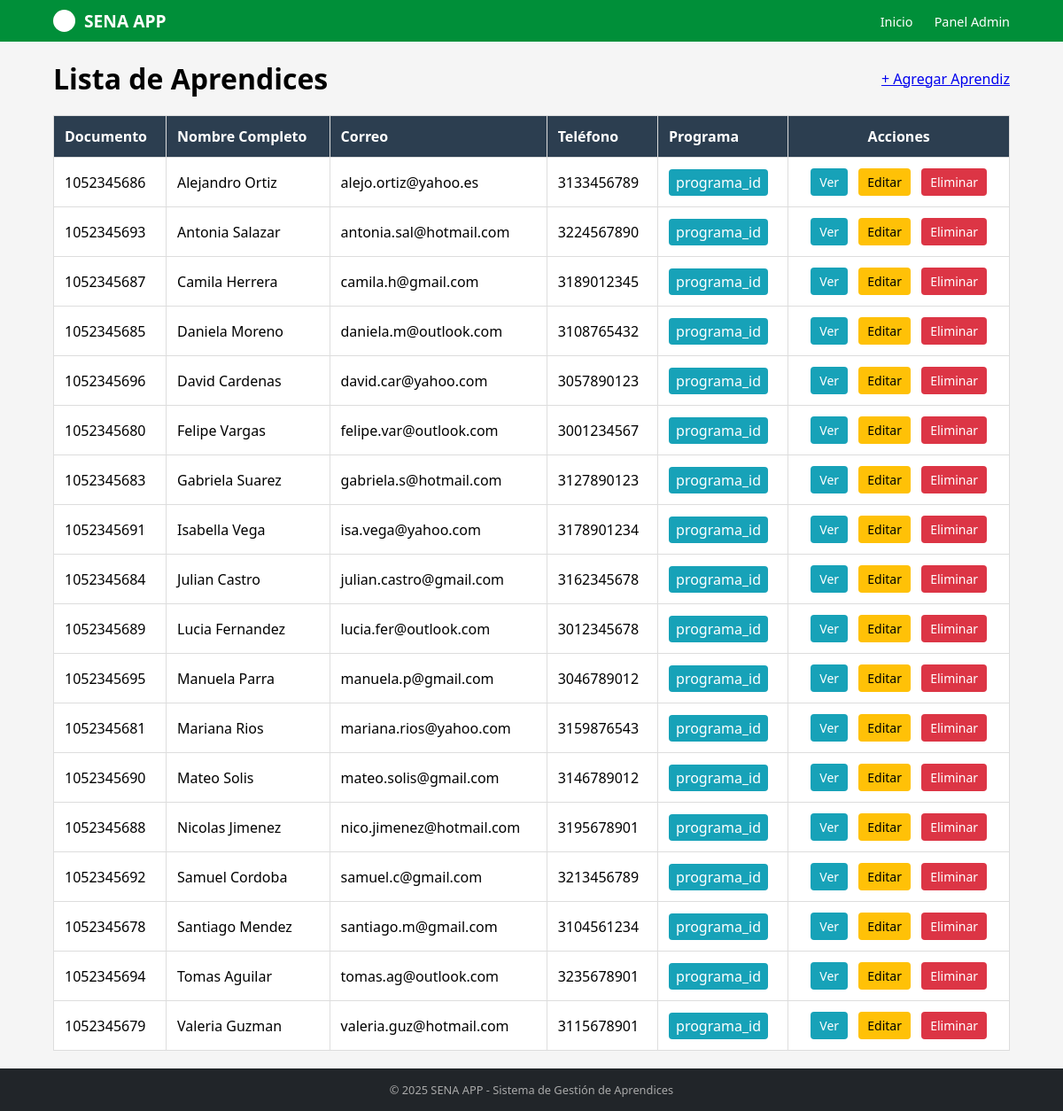
The app's page /aprendices/ with its own data.
### aprendices/models.py (models this page shows, shortened)
class Aprendiz(models.Model):
    documento_identidad = models.CharField(max_length=20, unique=True)
    nombre = models.CharField(max_length=100)
    apellido = models.CharField(max_length=100)
    telefono = models.CharField(max_length=15, null=True, blank=True)
    fecha_nacimiento = models.DateField()
    correo_electronico = models.EmailField(unique=True, null=True, blank=True)
    ciudad = models.CharField(max_length=100, null=True, blank=True)
    programa = models.CharField(max_length=100, null=True, blank=True, verbose_name="Programa de Formación")
    class Meta:
        verbose_name = "Aprendiz"
        verbose_name_plural = "Aprendices"
        ordering = ['nombre', 'apellido']
    def nombre_completo(self):
        return f"{self.nombre} {self.apellido}"

### aprendices/views.py (the view)
# urls.py: path('aprendices/', views.AprendizListView.as_view(), name='lista_aprendices'),
class AprendizListView(generic.ListView):
    model = Aprendiz
    template_name = 'lista_aprendices.html'
    context_object_name = 'lista_aprendices'
    paginate_by = 20

### aprendices/templates/lista_aprendices.html (shortened to what this page needs)
{%extends "master.html"%}
{%block content%}
    <div class="container mt-4">
        <div style="display: flex; justify-content: space-between; align-items: center; margin-bottom: 20px;">
            <h1>Lista de Aprendices</h1>
            <a href="{% url 'aprendices:crear_aprendiz' %}" class="btn btn-primary">
                + Agregar Aprendiz
            </a>
        </div>
        {% if lista_aprendices %}
            <div style="overflow-x: auto;">
                <table style="width: 100%; border-collapse: collapse; background: white; box-shadow: 0 2px 4px rgba(0,0,0,0.1);">
                    <thead>
                        <tr style="background-color: #2c3e50; color: white;">
                            <th style="padding: 12px; text-align: left; border: 1px solid #ddd;">Documento</th>
                            <th style="padding: 12px; text-align: left; border: 1px solid #ddd;">Nombre Completo</th>
                            <th style="padding: 12px; text-align: left; border: 1px solid #ddd;">Correo</th>
                            <th style="padding: 12px; text-align: left; border: 1px solid #ddd;">Teléfono</th>
                            <th style="padding: 12px; text-align: left; border: 1px solid #ddd;">Programa</th>
                            <th style="padding: 12px; text-align: center; border: 1px solid #ddd;">Acciones</th>
                        </tr>
                    </thead>
                    <tbody>
                        {% for aprendiz in lista_aprendices %}
                        <tr style="border-bottom: 1px solid #ddd; hover-background: #f8f9fa;">
                            <td style="padding: 12px; border: 1px solid #ddd;">{{ aprendiz.documento_identidad }}</td>
                            <td style="padding: 12px; border: 1px solid #ddd;">{{ aprendiz.nombre_completo }}</td>
                            <td style="padding: 12px; border: 1px solid #ddd;">{{ aprendiz.correo_electronico }}</td>
                            <td style="padding: 12px; border: 1px solid #ddd;">{{ aprendiz.telefono }}</td>
                            <td style="padding: 12px; border: 1px solid #ddd;">
                                {% if aprendiz.programa %}
                                    <span style="background-color: #17a2b8; color: white; padding: 4px 8px; border-radius: 4px;">{{ aprendiz.programa }}</span>
                                {% else %}
                                    <span style="background-color: #6c757d; color: white; padding: 4px 8px; border-radius: 4px;">Sin programa</span>
                                {% endif %}
                            </td>
                            <td style="padding: 12px; border: 1px solid #ddd; text-align: center;">
                                <a href="{% url 'aprendices:detalle_aprendiz' aprendiz.id %}"
                                   style="display: inline-block; margin: 0 4px; padding: 6px 10px; background-color: #17a2b8; color: white; text-decoration: none; border-radius: 4px; font-size: 14px;"
                                   title="Ver detalle">
                                   Ver
                                </a>
                                <a href="{% url 'aprendices:editar_aprendiz' aprendiz.id %}"
                                   style="display: inline-block; margin: 0 4px; padding: 6px 10px; background-color: #ffc107; color: black; text-decoration: none; border-radius: 4px; font-size: 14px;"
                                   title="Editar">
                                   Editar
                                </a>
                                <a href="{% url 'aprendices:eliminar_aprendiz' aprendiz.id %}"
                                   style="display: inline-block; margin: 0 4px; padding: 6px 10px; background-color: #dc3545; color: white; text-decoration: none; border-radius: 4px; font-size: 14px;"
                                   title="Eliminar"
                                   onclick="return confirm('¿Está seguro de eliminar a {{ aprendiz.nombre_completo }}?')">
                                   Eliminar
                                </a>
                            </td>
                        </tr>
                        {% endfor %}
                    </tbody>
                </table>
            </div>
        {% else %}
            <div style="background-color: #d1ecf1; border: 1px solid #bee5eb; color: #0c5460; padding: 12px; border-radius: 4px;">
                <strong>Sin aprendices registrados</strong><br>
                Aún no hay aprendices en el sistema.
                <a href="{% url 'aprendices:crear_aprendiz' %}">Haz clic aquí para agregar uno.</a>
            </div>
        {% endif %}
    </div>
{%endblock%}

### aprendices/templates/master.html (shortened to what this page needs)
{% load static %}
<!DOCTYPE html>
<html lang="es">
<head>
    <link rel="stylesheet" href="{% static 'mystyles.css' %}" />
    <link rel="stylesheet" href="{% static 'site.css' %}" />
</head>
<body>
    <header>
        <div class="header-container">
            <div class="logo">
                <div class="logo-icon"></div> <span>SENA APP</span>
            </div>
            <nav>
                <a href="/">Inicio</a>
                <a href="/admin">Panel Admin</a>
            </nav>
        </div>
    </header>
    <main>
    {% block content %}
    {% endblock %}
    </main>
    <footer>
        <p>© 2025 SENA APP - Sistema de Gestión de Aprendices</p>
    </footer>
</body>
</html>

### aprendices/static/mystyles.css (style rules this page uses)
* { margin: 0; padding: 0; box-sizing: border-box; font-family: 'Segoe UI', Tahoma, Geneva, Verdana, sans-serif; }
body { background-color: #f5f5f5; display: flex; flex-direction: column; min-height: 100vh; }
header { background-color: #008f39; color: white; padding: 10px 0; }
.header-container { width: 90%; max-width: 1200px; margin: 0 auto; display: flex; justify-content: space-between; align-items: center; }
.logo { font-weight: bold; font-size: 1.2rem; display: flex; align-items: center; gap: 10px; }
.logo-icon { width: 25px; height: 25px; background: white; border-radius: 50%; }
nav a { color: white; text-decoration: none; margin-left: 20px; font-size: 0.9rem; }
main { flex: 1; width: 90%; max-width: 1200px; margin: 20px auto; }
footer { background-color: #212529; color: #aaa; text-align: center; padding: 15px 0; font-size: 0.8rem; margin-top: auto; }

### records on screen
Aprendiz: documento_identidad "1052345686", nombre_completo "Alejandro Ortiz", correo_electronico "alejo.ortiz@yahoo.es", telefono "3133456789", programa "programa_id"
Aprendiz: documento_identidad "1052345693", nombre_completo "Antonia Salazar", correo_electronico "antonia.sal@hotmail.com", telefono "3224567890", programa "programa_id"
Aprendiz: documento_identidad "1052345687", nombre_completo "Camila Herrera", correo_electronico "camila.h@gmail.com", telefono "3189012345", programa "programa_id"
Aprendiz: documento_identidad "1052345685", nombre_completo "Daniela Moreno", correo_electronico "daniela.m@outlook.com", telefono "3108765432", programa "programa_id"
Aprendiz: documento_identidad "1052345696", nombre_completo "David Cardenas", correo_electronico "david.car@yahoo.com", telefono "3057890123", programa "programa_id"
Aprendiz: documento_identidad "1052345680", nombre_completo "Felipe Vargas", correo_electronico "felipe.var@outlook.com", telefono "3001234567", programa "programa_id"
Aprendiz: documento_identidad "1052345683", nombre_completo "Gabriela Suarez", correo_electronico "gabriela.s@hotmail.com", telefono "3127890123", programa "programa_id"
Aprendiz: documento_identidad "1052345691", nombre_completo "Isabella Vega", correo_electronico "isa.vega@yahoo.com", telefono "3178901234", programa "programa_id"
Aprendiz: documento_identidad "1052345684", nombre_completo "Julian Castro", correo_electronico "julian.castro@gmail.com", telefono "3162345678", programa "programa_id"
Aprendiz: documento_identidad "1052345689", nombre_completo "Lucia Fernandez", correo_electronico "lucia.fer@outlook.com", telefono "3012345678", programa "programa_id"
Aprendiz: documento_identidad "1052345695", nombre_completo "Manuela Parra", correo_electronico "manuela.p@gmail.com", telefono "3046789012", programa "programa_id"
Aprendiz: documento_identidad "1052345681", nombre_completo "Mariana Rios", correo_electronico "mariana.rios@yahoo.com", telefono "3159876543", programa "programa_id"
Aprendiz: documento_identidad "1052345690", nombre_completo "Mateo Solis", correo_electronico "mateo.solis@gmail.com", telefono "3146789012", programa "programa_id"
Aprendiz: documento_identidad "1052345688", nombre_completo "Nicolas Jimenez", correo_electronico "nico.jimenez@hotmail.com", telefono "3195678901", programa "programa_id"
Aprendiz: documento_identidad "1052345692", nombre_completo "Samuel Cordoba", correo_electronico "samuel.c@gmail.com", telefono "3213456789", programa "programa_id"
Aprendiz: documento_identidad "1052345678", nombre_completo "Santiago Mendez", correo_electronico "santiago.m@gmail.com", telefono "3104561234", programa "programa_id"
Aprendiz: documento_identidad "1052345694", nombre_completo "Tomas Aguilar", correo_electronico "tomas.ag@outlook.com", telefono "3235678901", programa "programa_id"
Aprendiz: documento_identidad "1052345679", nombre_completo "Valeria Guzman", correo_electronico "valeria.guz@hotmail.com", telefono "3115678901", programa "programa_id"
